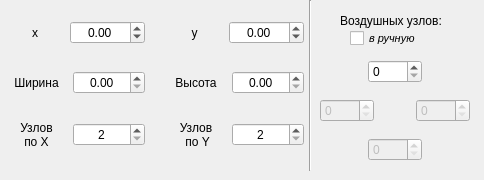
<?xml version="1.0" encoding="UTF-8"?>
<ui version="4.0">
 <class>Form</class>
 <widget class="QWidget" name="Form">
  <property name="geometry">
   <rect>
    <x>0</x>
    <y>0</y>
    <width>484</width>
    <height>180</height>
   </rect>
  </property>
  <property name="windowTitle">
   <string>Form</string>
  </property>
  <widget class="QCheckBox" name="manual_air">
   <property name="geometry">
    <rect>
     <x>350</x>
     <y>30</y>
     <width>88</width>
     <height>16</height>
    </rect>
   </property>
   <property name="font">
    <font>
     <pointsize>8</pointsize>
     <italic>true</italic>
    </font>
   </property>
   <property name="toolTip">
    <string>&lt;html&gt;&lt;head/&gt;&lt;body&gt;&lt;p&gt;Вручную назначить количество узлов для каждой из сторон&lt;/p&gt;&lt;/body&gt;&lt;/html&gt;</string>
   </property>
   <property name="text">
    <string>в ручную</string>
   </property>
   <property name="iconSize">
    <size>
     <width>16</width>
     <height>16</height>
    </size>
   </property>
  </widget>
  <widget class="QLabel" name="label">
   <property name="geometry">
    <rect>
     <x>340</x>
     <y>10</y>
     <width>121</width>
     <height>21</height>
    </rect>
   </property>
   <property name="text">
    <string>Воздушных узлов:</string>
   </property>
  </widget>
  <widget class="QWidget" name="gridLayoutWidget">
   <property name="geometry">
    <rect>
     <x>0</x>
     <y>0</y>
     <width>304</width>
     <height>171</height>
    </rect>
   </property>
   <layout class="QGridLayout" name="gridLayout">
    <property name="horizontalSpacing">
     <number>15</number>
    </property>
    <item row="0" column="0">
     <layout class="QHBoxLayout" name="l1">
      <item>
       <widget class="QLabel" name="label_x">
        <property name="text">
         <string>x</string>
        </property>
        <property name="alignment">
         <set>Qt::AlignCenter</set>
        </property>
       </widget>
      </item>
      <item>
       <widget class="QDoubleSpinBox" name="x">
        <property name="alignment">
         <set>Qt::AlignCenter</set>
        </property>
        <property name="minimum">
         <double>-1000.000000000000000</double>
        </property>
        <property name="maximum">
         <double>1000.000000000000000</double>
        </property>
       </widget>
      </item>
     </layout>
    </item>
    <item row="0" column="1">
     <layout class="QHBoxLayout" name="l2">
      <item>
       <widget class="QLabel" name="label_y">
        <property name="text">
         <string>y</string>
        </property>
        <property name="alignment">
         <set>Qt::AlignCenter</set>
        </property>
       </widget>
      </item>
      <item>
       <widget class="QDoubleSpinBox" name="y">
        <property name="alignment">
         <set>Qt::AlignCenter</set>
        </property>
        <property name="suffix">
         <string/>
        </property>
        <property name="minimum">
         <double>-1000.000000000000000</double>
        </property>
        <property name="maximum">
         <double>1000.000000000000000</double>
        </property>
       </widget>
      </item>
     </layout>
    </item>
    <item row="3" column="1">
     <layout class="QHBoxLayout" name="l6">
      <item>
       <widget class="QLabel" name="label_Ny">
        <property name="text">
         <string>Узлов
 по Y</string>
        </property>
        <property name="alignment">
         <set>Qt::AlignCenter</set>
        </property>
       </widget>
      </item>
      <item>
       <widget class="QSpinBox" name="Ny">
        <property name="alignment">
         <set>Qt::AlignCenter</set>
        </property>
        <property name="minimum">
         <number>2</number>
        </property>
        <property name="maximum">
         <number>1000</number>
        </property>
       </widget>
      </item>
     </layout>
    </item>
    <item row="1" column="1">
     <layout class="QHBoxLayout" name="l4">
      <item>
       <widget class="QLabel" name="label_height">
        <property name="text">
         <string>Высота</string>
        </property>
        <property name="alignment">
         <set>Qt::AlignCenter</set>
        </property>
       </widget>
      </item>
      <item>
       <widget class="QDoubleSpinBox" name="height">
        <property name="alignment">
         <set>Qt::AlignCenter</set>
        </property>
        <property name="maximum">
         <double>1000.000000000000000</double>
        </property>
       </widget>
      </item>
     </layout>
    </item>
    <item row="3" column="0">
     <layout class="QHBoxLayout" name="l5">
      <item>
       <widget class="QLabel" name="label_Nx">
        <property name="text">
         <string>Узлов
по X</string>
        </property>
        <property name="alignment">
         <set>Qt::AlignCenter</set>
        </property>
       </widget>
      </item>
      <item>
       <widget class="QSpinBox" name="Nx">
        <property name="alignment">
         <set>Qt::AlignCenter</set>
        </property>
        <property name="minimum">
         <number>2</number>
        </property>
        <property name="maximum">
         <number>1000</number>
        </property>
       </widget>
      </item>
     </layout>
    </item>
    <item row="1" column="0">
     <layout class="QHBoxLayout" name="l3">
      <item>
       <widget class="QLabel" name="label_width">
        <property name="text">
         <string>Ширина</string>
        </property>
        <property name="alignment">
         <set>Qt::AlignCenter</set>
        </property>
       </widget>
      </item>
      <item>
       <widget class="QDoubleSpinBox" name="width">
        <property name="alignment">
         <set>Qt::AlignCenter</set>
        </property>
        <property name="maximum">
         <double>1000.000000000000000</double>
        </property>
       </widget>
      </item>
     </layout>
    </item>
   </layout>
  </widget>
  <widget class="QWidget" name="verticalLayoutWidget">
   <property name="geometry">
    <rect>
     <x>320</x>
     <y>50</y>
     <width>150</width>
     <height>122</height>
    </rect>
   </property>
   <layout class="QVBoxLayout" name="verticalLayout">
    <item>
     <layout class="QHBoxLayout" name="horizontalLayout_2">
      <item>
       <spacer name="horizontalSpacer">
        <property name="orientation">
         <enum>Qt::Horizontal</enum>
        </property>
        <property name="sizeHint" stdset="0">
         <size>
          <width>40</width>
          <height>20</height>
         </size>
        </property>
       </spacer>
      </item>
      <item>
       <widget class="QSpinBox" name="air_top">
        <property name="maximum">
         <number>1000</number>
        </property>
       </widget>
      </item>
      <item>
       <spacer name="horizontalSpacer_3">
        <property name="orientation">
         <enum>Qt::Horizontal</enum>
        </property>
        <property name="sizeHint" stdset="0">
         <size>
          <width>40</width>
          <height>20</height>
         </size>
        </property>
       </spacer>
      </item>
     </layout>
    </item>
    <item>
     <layout class="QHBoxLayout" name="horizontalLayout">
      <property name="rightMargin">
       <number>0</number>
      </property>
      <item>
       <widget class="QSpinBox" name="air_left">
        <property name="enabled">
         <bool>false</bool>
        </property>
        <property name="maximum">
         <number>1000</number>
        </property>
       </widget>
      </item>
      <item>
       <spacer name="horizontalSpacer_2">
        <property name="orientation">
         <enum>Qt::Horizontal</enum>
        </property>
        <property name="sizeHint" stdset="0">
         <size>
          <width>40</width>
          <height>20</height>
         </size>
        </property>
       </spacer>
      </item>
      <item>
       <widget class="QSpinBox" name="air_right">
        <property name="enabled">
         <bool>false</bool>
        </property>
        <property name="maximum">
         <number>1000</number>
        </property>
       </widget>
      </item>
     </layout>
    </item>
    <item>
     <layout class="QHBoxLayout" name="horizontalLayout_3">
      <item>
       <spacer name="horizontalSpacer_4">
        <property name="orientation">
         <enum>Qt::Horizontal</enum>
        </property>
        <property name="sizeHint" stdset="0">
         <size>
          <width>40</width>
          <height>20</height>
         </size>
        </property>
       </spacer>
      </item>
      <item>
       <widget class="QSpinBox" name="air_bottom">
        <property name="enabled">
         <bool>false</bool>
        </property>
        <property name="maximum">
         <number>1000</number>
        </property>
       </widget>
      </item>
      <item>
       <spacer name="horizontalSpacer_5">
        <property name="orientation">
         <enum>Qt::Horizontal</enum>
        </property>
        <property name="sizeHint" stdset="0">
         <size>
          <width>40</width>
          <height>20</height>
         </size>
        </property>
       </spacer>
      </item>
     </layout>
    </item>
   </layout>
  </widget>
  <widget class="Line" name="line">
   <property name="geometry">
    <rect>
     <x>300</x>
     <y>0</y>
     <width>20</width>
     <height>171</height>
    </rect>
   </property>
   <property name="orientation">
    <enum>Qt::Vertical</enum>
   </property>
  </widget>
 </widget>
 <tabstops>
  <tabstop>x</tabstop>
  <tabstop>y</tabstop>
  <tabstop>width</tabstop>
  <tabstop>height</tabstop>
  <tabstop>Nx</tabstop>
  <tabstop>Ny</tabstop>
  <tabstop>manual_air</tabstop>
  <tabstop>air_left</tabstop>
  <tabstop>air_right</tabstop>
 </tabstops>
 <resources/>
 <connections/>
</ui>
